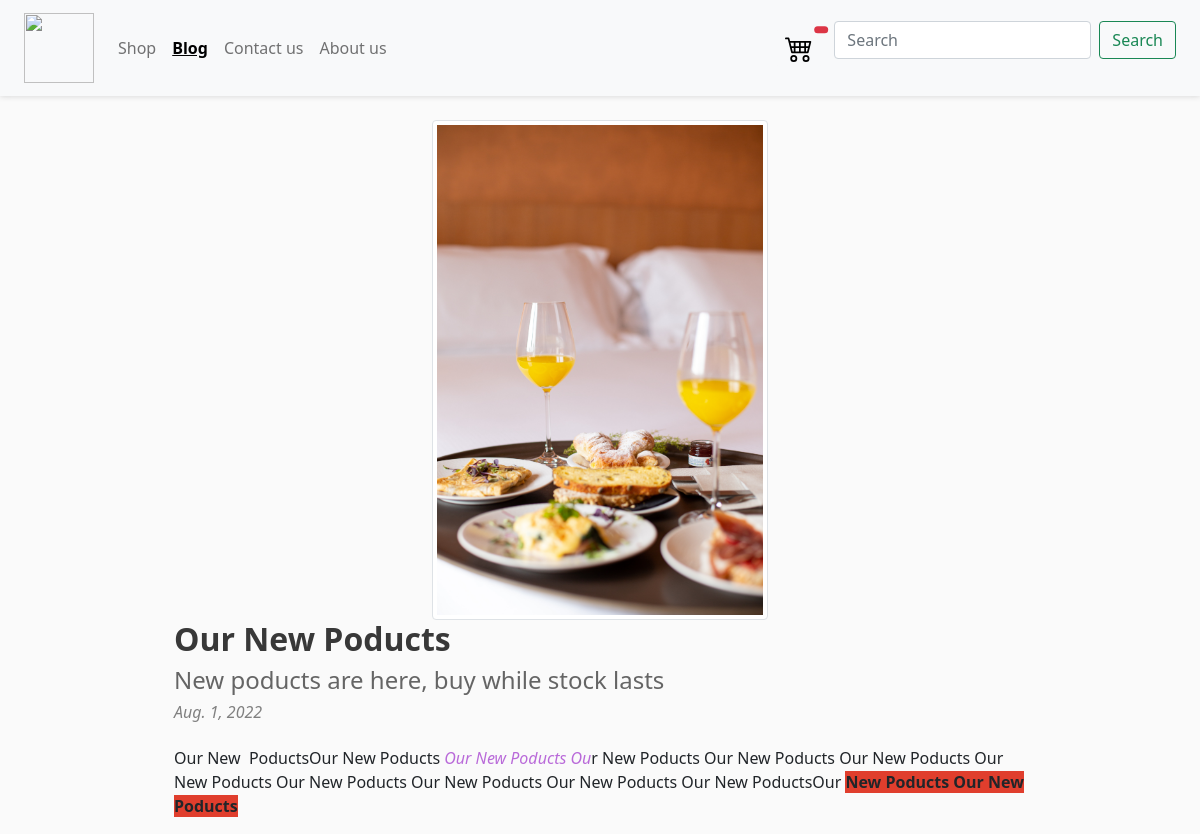
The app's page /read_post/1/ with its own data.
### shop/models.py (models this page shows, shortened)
class Blog(models.Model):
    thumbnail = models.ImageField()
    date_created = models.DateField(auto_now=True)
    title = models.CharField(max_length=200)
    subtitle = models.CharField(max_length=200)
    body = HTMLField()

### shop/views.py (the view)
# urls.py: path("read_post/<int:post_id>/", views.read_post, name ="read_post"),
def read_post(request,post_id):
    read_post = Blog.objects.get(id = post_id)
    context = {"read_post":read_post}
    return render(request,"shop/read_post.html",context)

### shop/context_processors.py (called while the page is built)
def cartItems(request):
    if request.user.is_authenticated:
        customer = request.user.customer
        order , created = Order.objects.get_or_create(customer = customer, complete = False)
        cartItems = order.get_cart_items
        return {"cartItems":cartItems}
    else:
        return {}

### shop/templates/shop/read_post.html (shortened to what this page needs)
{% load static %}
{% load bootstrap5 %}
{% bootstrap_css %}
{% url 'shop:shop' as shop_path %}
{% url 'shop:posts' as posts_path %}
{% url 'shop:read_post' read_post.id as read_post_path %}
<head>
    <link href="https://cdn.jsdelivr.net/npm/bootstrap@5.1.3/dist/css/bootstrap.min.css" rel="stylesheet">
    <link rel='stylesheet' type='text/css' media='screen' href="{% static 'mycss/main.css' %}">
</head>
</head>
<nav class="navbar navbar-expand-lg navbar-light bg-light sticky-top" style="box-shadow: 0 0 6px rgb(209, 209, 209);">
  <div class="container-fluid">
    <a class="navbar-brand" href="{% url 'shop:shop' %}">
      <img style="width: 70px;" src="{% static 'images/Ecom-logos__black.png' %}">
    </a>
    <div class="collapse navbar-collapse" id="navbarSupportedContent">
      <ul class="navbar-nav me-auto mb-2 mb-lg-0">
        {% if request.path == shop_path %}
        <li class="nav-item">
          <a style="font-weight: 600;color: black;text-decoration: underline;" class="nav-link" aria-current="page" href="{% url 'shop:shop' %}">Shop</a>
        </li>
        {% else %}
        <li class="nav-item">
          <a class="nav-link" aria-current="page" href="{% url 'shop:shop' %}">Shop</a>
        </li>
        {% endif %}
        {% if request.path == posts_path or request.path == read_post_path %}
        <li class="nav-item">
          <a style="font-weight: 600;color: black;text-decoration: underline;" class="nav-link" aria-current="page" href="{% url 'shop:posts' %}">Blog</a>
        </li>
        {% else %}
        <li class="nav-item">
          <a class="nav-link" aria-current="page" href="{% url 'shop:posts' %}">Blog</a>
        </li>
        {% endif %}
        <li class="nav-item">
          <a class="nav-link" href="#">Contact us</a>
        </li>
        <li class="nav-item">
          <a class="nav-link" href="#">About us</a>
        </li>
      </ul>
     <a href="{% url 'shop:cart' %}"> <button href="#" class="btn d-flex btn-light btn-sm position-relative" name="submit">
          <span class="position-absolute top-0 start-100 translate-middle badge rounded-pill bg-danger">
          </span>
         </button>
        </a>
      <form class="d-flex">
        <input class="form-control me-2" type="search" placeholder="Search" aria-label="Search">
        <button class="btn btn-outline-success" type="submit">Search</button>
      </form>
    </div>
  </div>
</nav>
<div class="container-fluid" style="width:75%; ">
  <center> <img style="height: 500px;" class="img-thumbnail" src="{{read_post.thumbnail.url}}"> </center>
    <h2><strong>{{read_post.title}}</strong></h2>
    <h4 style="color: rgb(101, 101, 101);">{{read_post.subtitle}} </h4>
    <h6 style="font-style:oblique;color:gray;margin-top: 0cm;margin-bottom:0cm;">{{read_post.date_created}}</h6>
    <br>
    {{read_post.body|safe}}
</div>

### shop/static/css/main.css (style rules this page uses)
h1,h2,h3,h4,h5,h6 { color:hsl(0, 0%, 22%); }

### records on screen
Blog: thumbnail (picture), title "Our New Poducts", subtitle "New poducts are here, buy while stock lasts", date_created "Aug. 1, 2022", body "Our New PoductsOur New Poducts Our New Poducts Ou r New Poducts Our New Poducts Our New Poducts Our New Poducts Our New Poducts Our New Poducts Our New Poducts Our New PoductsOur New Poducts Our New Poducts"
